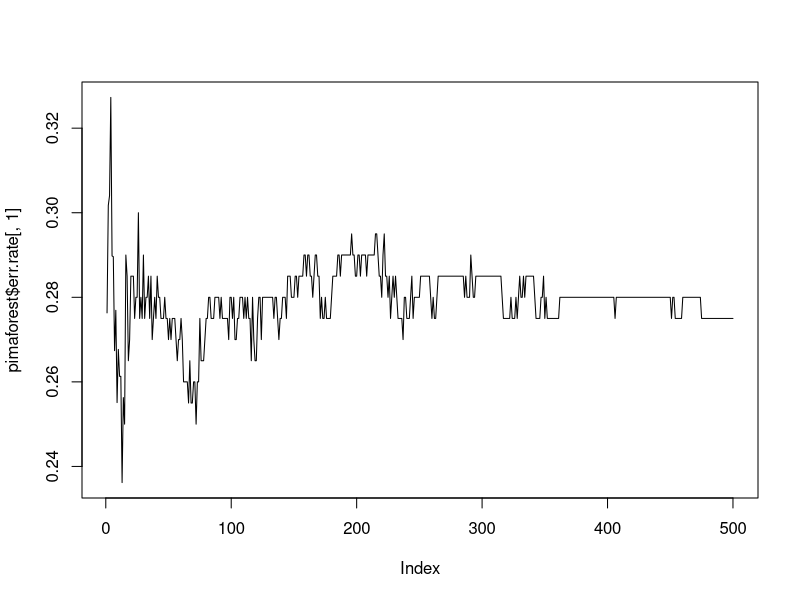
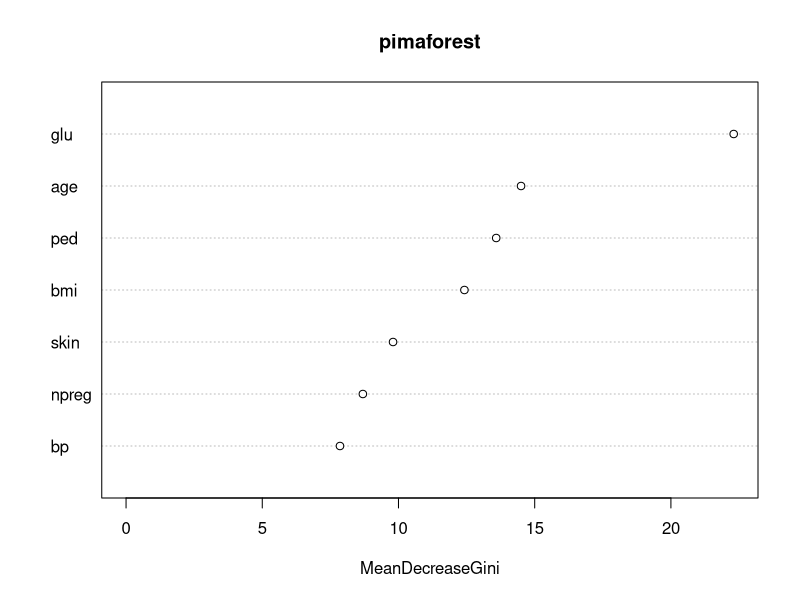
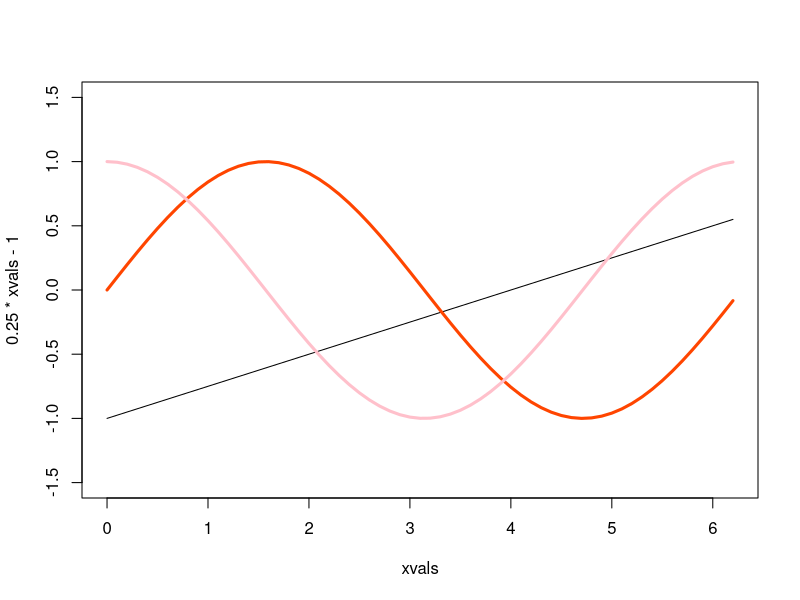
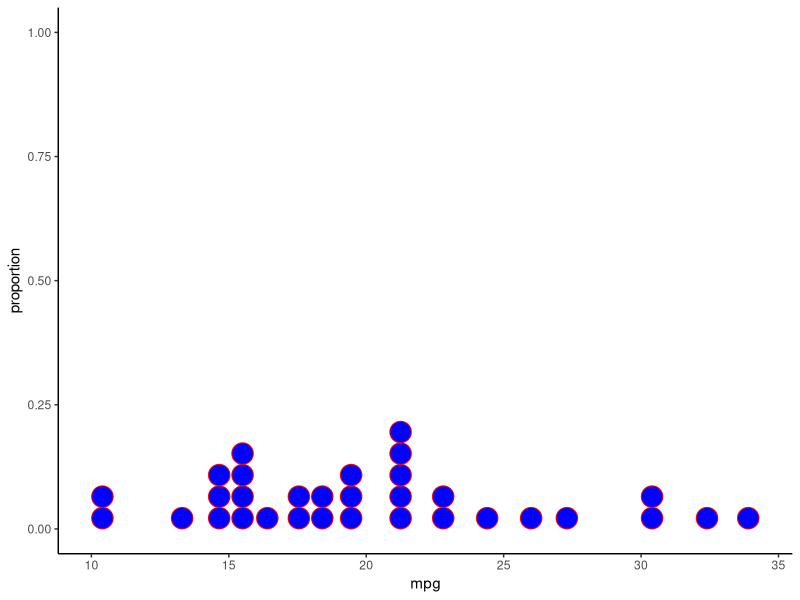

The R source for these figures, in order:
# stat 128 week 9 classroom notes
# dchiang 20190325
mydata <- c(3,8,7,6,3,2,9,10)
?sample
set.seed(33)
bs1 <- sample(mydata, size=length(mydata), replace = TRUE)
bs1
bs2 <- sample(mydata, size=length(mydata), replace = TRUE)
bs2
"Bootstrap = construct some more data from what we have;
to simulate more sample from what we have;
to avoid overfitting if there is a weird observation"
"Random Forest = a forest of trees from random samples"
# install.package("randomForest", dependencies = TRUE)
library(randomForest)
?randomForest
library(MASS)
View(Pima.tr)
"When you draw a bootstrap sample about 1/3 is left out of sample;
so those become your test data.
Bag error is the error from running all the sample 
through the treesleft out"
set.seed(387)
pimaforest <- randomForest(type~., data = Pima.tr)
pimaforest
str(pimaforest)
head(pimaforest$err.rate[,1])
plot(pimaforest$err.rate[,1], type='l')
"mtry = tuning parameter; default is not always the best;
use loop to run different mtry values"
oob.error <- numeric(7)
for (i in 1:7){
  forest2 <- randomForest(type~., data = Pima.tr, mtry = i, ntree = 300)
  oob.error[i] <- forest2$err.rate[300,1]
  #test.set.error[i] <- sum(preds != Pima.te, )
}
oob.error
importance(pimaforest)
varImpPlot(pimaforest)


# ****************** PLOTTING ***********************
# plot line y = 025x -1
# from 0 to 2*pi
y <- function(x){}
xvals <- seq(from = 0, to = 2*pi, by = 0.1)
xvals
plot(x=xvals, y=0.25*xvals-1, type='l', ylim = c(-1.5,1.5))
points(x=xvals, y=sin(xvals), type='l', col='orangered', lwd=3)
points(x=xvals, y=cos(xvals), type='l', col='pink', lwd=3)
?ggplot2
install.packages('ggplot2', dependencies = TRUE)
"  There are binary versions available but the source versions are
  later:
           binary source needs_compilation
rstudioapi  0.9.0   0.10             FALSE
zoo         1.8-4  1.8-5              TRUE
git2r      0.25.1 0.25.2              TRUE
pkgbuild    1.0.2  1.0.3             FALSE
fs          1.2.6  1.2.7              TRUE
devtools   1.13.6  2.0.1             FALSE
gtable      0.2.0  0.3.0             FALSE

compile from source? Yes
took a long time
"
library(ggplot2)
class(mtcars)
p0 <- ggplot(data=mtcars, aes(x=mpg))
p0+geom_dotplot(color='red', fill='blue')+theme_classic()+ylab('proportion')
